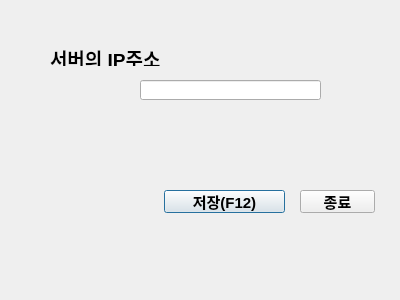
<?xml version="1.0" encoding="UTF-8"?>
<ui version="4.0">
 <class>Dialog</class>
 <widget class="QDialog" name="Dialog">
  <property name="geometry">
   <rect>
    <x>0</x>
    <y>0</y>
    <width>400</width>
    <height>300</height>
   </rect>
  </property>
  <property name="font">
   <font>
    <pointsize>11</pointsize>
    <weight>75</weight>
    <bold>true</bold>
   </font>
  </property>
  <property name="windowTitle">
   <string>Dialog</string>
  </property>
  <widget class="QPushButton" name="save_Button">
   <property name="geometry">
    <rect>
     <x>164</x>
     <y>190</y>
     <width>121</width>
     <height>23</height>
    </rect>
   </property>
   <property name="text">
    <string>저장(F12)</string>
   </property>
   <property name="shortcut">
    <string>F12</string>
   </property>
  </widget>
  <widget class="QPushButton" name="close_Button">
   <property name="geometry">
    <rect>
     <x>300</x>
     <y>190</y>
     <width>75</width>
     <height>23</height>
    </rect>
   </property>
   <property name="text">
    <string>종료</string>
   </property>
  </widget>
  <widget class="QLabel" name="label">
   <property name="geometry">
    <rect>
     <x>50</x>
     <y>50</y>
     <width>141</width>
     <height>16</height>
    </rect>
   </property>
   <property name="font">
    <font>
     <pointsize>14</pointsize>
     <weight>75</weight>
     <bold>true</bold>
    </font>
   </property>
   <property name="text">
    <string>서버의 IP주소</string>
   </property>
  </widget>
  <widget class="QLineEdit" name="server_name_widget">
   <property name="geometry">
    <rect>
     <x>140</x>
     <y>80</y>
     <width>181</width>
     <height>20</height>
    </rect>
   </property>
  </widget>
 </widget>
 <resources/>
 <connections>
  <connection>
   <sender>save_Button</sender>
   <signal>clicked()</signal>
   <receiver>Dialog</receiver>
   <slot>server_save()</slot>
   <hints>
    <hint type="sourcelabel">
     <x>235</x>
     <y>198</y>
    </hint>
    <hint type="destinationlabel">
     <x>186</x>
     <y>203</y>
    </hint>
   </hints>
  </connection>
  <connection>
   <sender>close_Button</sender>
   <signal>clicked()</signal>
   <receiver>Dialog</receiver>
   <slot>close_exit()</slot>
   <hints>
    <hint type="sourcelabel">
     <x>344</x>
     <y>201</y>
    </hint>
    <hint type="destinationlabel">
     <x>389</x>
     <y>204</y>
    </hint>
   </hints>
  </connection>
 </connections>
 <slots>
  <slot>server_save()</slot>
  <slot>close_exit()</slot>
 </slots>
</ui>
